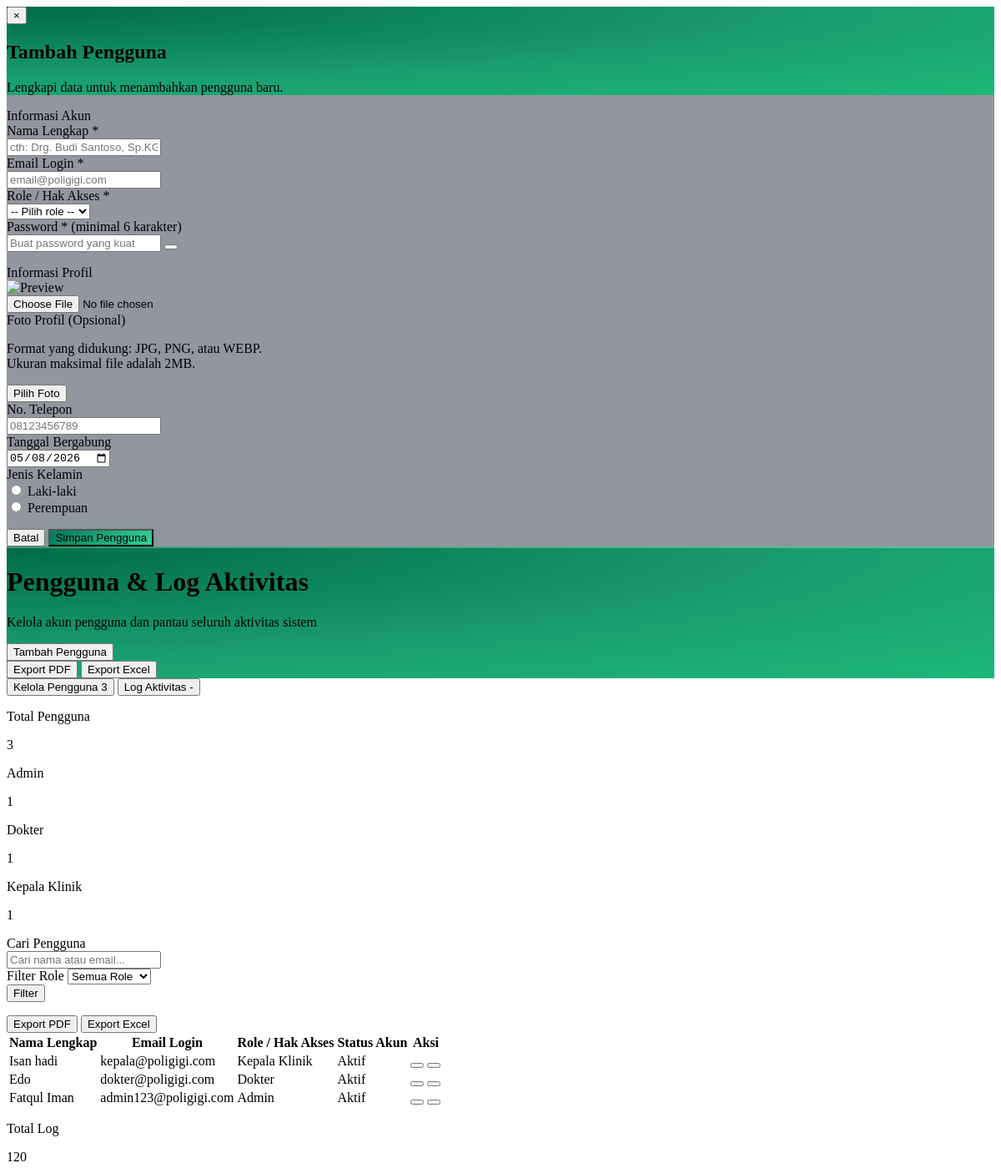
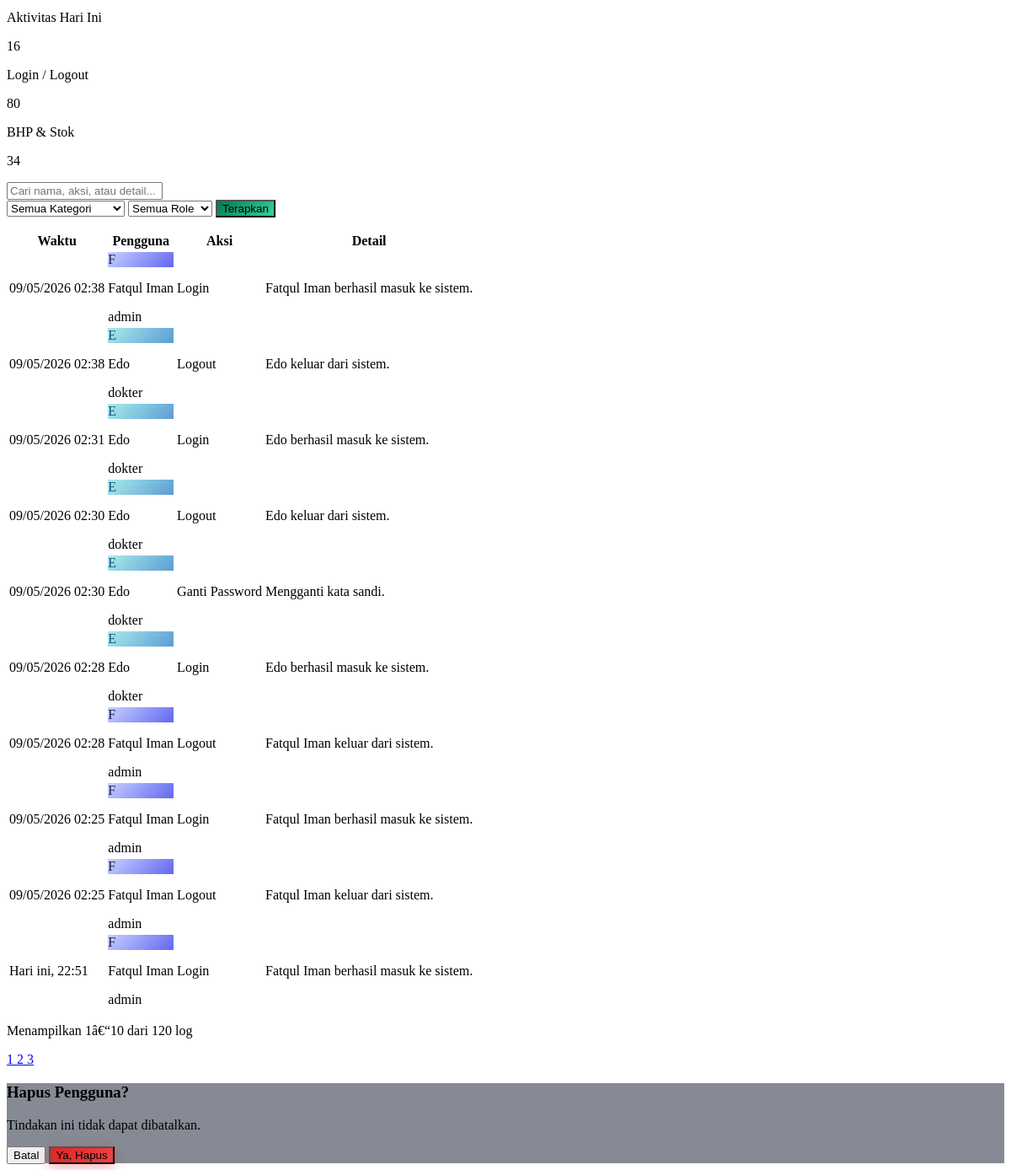
Page /admin/contents/pengguna.php on the committed database (2 pictures, top to bottom).
### tables this page shows
CREATE TABLE `user` (
  `id_user` int UNSIGNED NOT NULL,
  `Nama_lengkap` varchar(100) NOT NULL,
  `Email` varchar(255) NOT NULL,
  `No_telp` varchar(20) DEFAULT NULL,
  `Jenis_kelamin` enum('Laki-laki','Perempuan') DEFAULT NULL,
  `Tanggal_bergabung` date DEFAULT NULL,
  `Foto` varchar(255) DEFAULT NULL,
  `Password` varchar(255) NOT NULL,
  `Role` enum('admin','dokter','kepala_klinik') NOT NULL,
  `Status_akun` enum('aktif','nonaktif') DEFAULT 'aktif'
);

CREATE TABLE `log_aktivitas` (
  `id_log` int UNSIGNED NOT NULL,
  `id_user` int UNSIGNED DEFAULT NULL COMMENT 'NULL jika user sudah dihapus',
  `nama_user` varchar(100) NOT NULL COMMENT 'Nama user saat log dibuat',
  `role_user` enum('admin','dokter','kepala_klinik') NOT NULL,
  `aksi` varchar(100) NOT NULL COMMENT 'Jenis tindakan: login, logout, tambah_bhp, dst',
  `kategori` enum('auth','pengguna','bhp','stok','laporan','sistem') NOT NULL DEFAULT 'sistem',
  `detail` text COMMENT 'Deskripsi lengkap tindakan',
  `ip_address` varchar(45) DEFAULT NULL COMMENT 'IPv4 atau IPv6',
  `waktu` datetime NOT NULL DEFAULT CURRENT_TIMESTAMP
);

### admin/contents/pengguna.php (the view, shortened to what the rows shown need)
<?php
$manager   = new UserManager();
$activeTab = $_GET['tab'] ?? 'kelola';
$u_p      = max(1, (int)($_GET['u_p'] ?? 1));
$u_limit  = 10;
$u_offset = ($u_p - 1) * $u_limit;
$u_filter = [
    'keyword' => $_GET['u_keyword'] ?? '',
    'role'    => $_GET['u_role']    ?? '',
    'limit'   => $u_limit,
    'offset'  => $u_offset
];
$users     = $manager->getAllUsers($u_filter);
$logObj      = new ActivityLog();
$logFilter   = [
    'keyword'   => $_GET['log_keyword']   ?? '',
    'kategori'  => $_GET['log_kategori']  ?? '',
    'role'      => $_GET['log_role']      ?? '',
];
$logPage     = max(1, (int)($_GET['log_page'] ?? 1));
$logLimit    = 10;
$logOffset   = ($logPage - 1) * $logLimit;
$logs        = $logObj->getLogs($logFilter, $logLimit, $logOffset);
        ?><!DOCTYPE html>
<div id="modal-tambah" class="fixed inset-0 z-[9999] hidden items-center justify-center p-4"
  style="background:rgba(15,23,42,0.45);backdrop-filter:blur(4px);"
  onclick="if(event.target===this)closeModal()">
  <div class="relative w-full max-w-2xl bg-white rounded-2xl shadow-2xl overflow-hidden flex flex-col"
    style="animation: modalIn .25s cubic-bezier(.34,1.56,.64,1) both; max-height:90vh;">
    <div class="relative px-7 pt-6 pb-5 flex-shrink-0"
      style="background:radial-gradient(ellipse at 0% 0%,#006B47 0%,#1A9F70 60%,#1DB879 100%);">
      <h2 class="font-bold text-white text-xl leading-tight">Tambah Pengguna</h2>
    </div>
  </div>
</div>
<div class="w-full p-4 sm:p-6 lg:p-8">
  <div class="max-w-[1400px] mx-auto space-y-6 w-full">
    <div class="relative w-full rounded-2xl overflow-hidden"
      style="background: radial-gradient(ellipse at 0% 0%, #006B47 0%, #1A9F70 60%, #1DB879 100%);">
      <div class="relative z-10 flex flex-col sm:flex-row items-start sm:items-center justify-between gap-4 px-6 py-6 sm:px-8 sm:py-7">
        <div class="flex items-center gap-4 sm:gap-5 min-w-0">
          <div class="flex flex-col gap-1 min-w-0">
            <h1 class="font-display font-bold text-white text-xl sm:text-2xl lg:text-3xl leading-tight">Pengguna &amp; Log Aktivitas</h1>
          </div>
        </div>
      </div>
    </div>
    <div id="content-kelola" class="<?= $activeTab === 'kelola' ? '' : 'hidden' ?>">
      <div class="bg-white rounded-2xl border border-slate-200 shadow-sm overflow-hidden">
        <div class="overflow-x-auto">
          <table class="w-full text-left">
            <thead>
              <tr class="border-b border-slate-100">
                <th class="px-5 py-4 font-plex text-xs font-semibold text-slate-500 uppercase tracking-wider">Nama Lengkap</th>
                <th class="px-5 py-4 font-plex text-xs font-semibold text-slate-500 uppercase tracking-wider">Email Login</th>
                <th class="px-5 py-4 font-plex text-xs font-semibold text-slate-500 uppercase tracking-wider">Role / Hak Akses</th>
                <th class="px-5 py-4 font-plex text-xs font-semibold text-slate-500 uppercase tracking-wider">Status Akun</th>
                <th class="px-5 py-4 font-plex text-xs font-semibold text-slate-500 uppercase tracking-wider text-center">Aksi</th>
              </tr>
            </thead>
            <tbody id="user-table-body" class="divide-y divide-slate-100">
              <?php if (empty($users)): ?>
              <tr>
                <td colspan="5" class="px-5 py-12 text-center font-plex text-slate-400">
                  <i class="fas fa-users text-4xl mb-3 opacity-30 block"></i>
                  Belum ada pengguna. Klik "Tambah Pengguna" untuk memulai.
                </td>
              </tr>
              <?php else: ?>
              <?php foreach ($users as $u): ?>
              <?php
                $roleLabel  = ['admin' => 'Admin', 'dokter' => 'Dokter', 'kepala_klinik' => 'Kepala Klinik'][$u['Role']] ?? $u['Role'];
                $roleIcon   = ['admin' => 'fa-shield-halved', 'dokter' => 'fa-user-doctor', 'kepala_klinik' => 'fa-hospital-user'][$u['Role']] ?? 'fa-user';
                $roleBg     = ['admin' => 'bg-indigo-50 text-indigo-600', 'dokter' => 'bg-emerald-50 text-emerald-600', 'kepala_klinik' => 'bg-amber-50 text-amber-600'][$u['Role']] ?? 'bg-slate-50 text-slate-600';
                $isAktif    = $u['Status_akun'] === 'aktif';
              ?>
              <tr class="hover:bg-slate-50/50 transition-colors" id="row-<?php echo $u['id_user']; ?>">
                <td class="px-5 py-4 font-plex text-sm font-medium text-slate-700"><?php echo htmlspecialchars($u['Nama_lengkap']); ?></td>
                <td class="px-5 py-4 font-plex text-sm text-slate-500"><?php echo htmlspecialchars($u['Email']); ?></td>
                <td class="px-5 py-4">
                  <span class="inline-flex items-center gap-1.5 px-3 py-1 rounded-full text-xs font-semibold font-plex <?php echo $roleBg; ?>">
                    <i class="fas <?php echo $roleIcon; ?> text-[10px]"></i> <?php echo $roleLabel; ?>
                  </span>
                </td>
                <td class="px-5 py-4">
                  <span id="status-text-<?php echo $u['id_user']; ?>"
                    class="font-plex text-sm font-semibold <?php echo $isAktif ? 'text-emerald-500' : 'text-slate-400'; ?>">
                    <?php echo $isAktif ? 'Aktif' : 'Nonaktif'; ?>
                  </span>
                </td>
                <td class="px-5 py-4">
                  <div class="flex items-center justify-center gap-2">
                    <button onclick="toggleStatus(<?php echo $u['id_user']; ?>)"
                      id="btn-toggle-<?php echo $u['id_user']; ?>"
                      title="<?php echo $isAktif ? 'Nonaktifkan' : 'Aktifkan'; ?> akun"
                      class="w-8 h-8 rounded-lg flex items-center justify-center transition-colors <?php echo $isAktif ? 'bg-red-50 text-red-400 hover:bg-red-100' : 'bg-emerald-50 text-emerald-500 hover:bg-emerald-100'; ?>">
                    </button>
                    <button onclick="hapusUser(<?php echo $u['id_user']; ?>, '<?php echo htmlspecialchars($u['Nama_lengkap'], ENT_QUOTES); ?>')"
                      title="Hapus pengguna"
                      class="w-8 h-8 rounded-lg bg-slate-50 flex items-center justify-center text-slate-400 hover:bg-red-50 hover:text-red-400 transition-colors">
                    </button>
                  </div>
                </td>
              </tr>
            <?php endforeach; ?>
            <?php endif; ?>
          </tbody>
        </table>
      </div>
    </div>
    </div>
    <div id="content-log" class="<?= $activeTab === 'log' ? '' : 'hidden' ?>">
      <div class="bg-white rounded-2xl border border-slate-200 shadow-sm overflow-hidden">
        <div class="overflow-x-auto">
          <table class="w-full text-left">
            <thead>
              <tr class="border-b border-slate-100">
                <th class="px-5 py-4 font-plex text-xs font-semibold text-slate-500 uppercase tracking-wider">Waktu</th>
                <th class="px-5 py-4 font-plex text-xs font-semibold text-slate-500 uppercase tracking-wider">Pengguna</th>
                <th class="px-5 py-4 font-plex text-xs font-semibold text-slate-500 uppercase tracking-wider">Aksi</th>
                <th class="px-5 py-4 font-plex text-xs font-semibold text-slate-500 uppercase tracking-wider">Detail</th>
              </tr>
            </thead>
            <tbody class="divide-y divide-slate-100">
              <?php if (empty($logs)): ?>
              <tr>
                <td colspan="4" class="px-5 py-12 text-center font-plex text-slate-400">
                  <i class="fas fa-heart-pulse text-4xl mb-3 opacity-30 block"></i>
                  <?php echo $logFilter['keyword'] || $logFilter['kategori'] || $logFilter['role']
                    ? 'Tidak ada log yang cocok dengan filter.' : 'Belum ada aktivitas tercatat.'; ?>
                </td>
              </tr>
              <?php else: ?>
              <?php foreach ($logs as $log): ?>
              <?php
                $avatarStyle = match($log['role_user']) {
                  'admin'         => 'background:linear-gradient(135deg,#c7d2fe 0%,#6366f1 100%);color:#1e1b4b',
                  'dokter'        => 'background:linear-gradient(135deg,#a8edea 0%,#5b9bd5 100%);color:#1e4a7a',
                  'kepala_klinik' => 'background:linear-gradient(135deg,#fde68a 0%,#f59e0b 100%);color:#78350f',
                  default         => 'background:#e2e8f0;color:#475569',
                };
                $avatarInit = strtoupper(substr($log['nama_user'], 0, 1));
                $aksiBadge = match($log['kategori']) {
                  'auth'     => 'bg-blue-50 text-blue-600',
                  'pengguna' => 'bg-purple-50 text-purple-600',
                  'bhp'      => 'bg-emerald-50 text-emerald-600',
                  'stok'     => 'bg-cyan-50 text-cyan-600',
                  'laporan'  => 'bg-amber-50 text-amber-600',
                  default    => 'bg-slate-100 text-slate-500',
                };
                $aksiLabel = str_replace('_', ' ', $log['aksi']);
                $aksiLabel = ucwords($aksiLabel);
                $waktuTmp  = strtotime($log['waktu']);
                $hari      = date('Y-m-d', $waktuTmp);
                $today     = date('Y-m-d');
                $yesterday = date('Y-m-d', strtotime('-1 day'));
                $waktuLabel = ($hari === $today) ? 'Hari ini, ' . date('H:i', $waktuTmp)
                            : (($hari === $yesterday) ? 'Kemarin, ' . date('H:i', $waktuTmp)
                            : date('d/m/Y H:i', $waktuTmp));
              ?>
              <tr class="hover:bg-slate-50/50 transition-colors">
                <td class="px-5 py-4">
                  <div class="flex items-center gap-2">
                    <span class="font-plex text-sm text-slate-600"><?php echo $waktuLabel; ?></span>
                  </div>
                </td>
                <td class="px-5 py-4">
                  <div class="flex items-center gap-3">
                    <div class="w-8 h-8 rounded-full flex items-center justify-center text-xs font-semibold flex-shrink-0"
                      style="<?php echo $avatarStyle; ?>"><?php echo $avatarInit; ?></div>
                    <div>
                      <p class="font-plex text-sm font-medium text-slate-700"><?php echo htmlspecialchars($log['nama_user']); ?></p>
                      <p class="font-plex text-xs text-slate-400"><?php echo htmlspecialchars($log['role_user']); ?></p>
                    </div>
                  </div>
                </td>
                <td class="px-5 py-4">
                  <span class="inline-flex items-center gap-1.5 px-3 py-1 rounded-full text-xs font-semibold font-plex <?php echo $aksiBadge; ?>">
                    <?php echo htmlspecialchars($aksiLabel); ?>
                  </span>
                </td>
                <td class="px-5 py-4 font-plex text-sm text-slate-600 max-w-[300px] truncate" title="<?php echo htmlspecialchars($log['detail']); ?>">
                  <?php echo htmlspecialchars($log['detail'] ?: '-'); ?>
                </td>
              </tr>
              <?php endforeach; ?>
              <?php endif; ?>
            </tbody>
          </table>
        </div>
      </div>
    </div>
  </div>
</div>

### rows in the picture
user: Nama_lengkap "Isan hadi", Email "kepala@poligigi.com", Role "Kepala Klinik", Status_akun "Aktif"
user: Nama_lengkap "Edo", Email "dokter@poligigi.com", Role "Dokter", Status_akun "Aktif"
user: Nama_lengkap "Fatqul Iman", Email "admin123@poligigi.com", Role "Admin", Status_akun "Aktif"
log_aktivitas: nama_user "F", nama_user "Fatqul Iman", role_user "admin", aksi "Login", detail "Fatqul Iman berhasil masuk ke sistem."
log_aktivitas: nama_user "E", nama_user "Edo", role_user "dokter", aksi "Logout", detail "Edo keluar dari sistem."
log_aktivitas: nama_user "E", nama_user "Edo", role_user "dokter", aksi "Login", detail "Edo berhasil masuk ke sistem."
log_aktivitas: nama_user "E", nama_user "Edo", role_user "dokter", aksi "Logout", detail "Edo keluar dari sistem."
log_aktivitas: nama_user "E", nama_user "Edo", role_user "dokter", aksi "Ganti Password", detail "Mengganti kata sandi."
log_aktivitas: nama_user "E", nama_user "Edo", role_user "dokter", aksi "Login", detail "Edo berhasil masuk ke sistem."
log_aktivitas: nama_user "F", nama_user "Fatqul Iman", role_user "admin", aksi "Logout", detail "Fatqul Iman keluar dari sistem."
log_aktivitas: nama_user "F", nama_user "Fatqul Iman", role_user "admin", aksi "Login", detail "Fatqul Iman berhasil masuk ke sistem."
log_aktivitas: nama_user "F", nama_user "Fatqul Iman", role_user "admin", aksi "Logout", detail "Fatqul Iman keluar dari sistem."
log_aktivitas: nama_user "F", nama_user "Fatqul Iman", role_user "admin", aksi "Login", detail "Fatqul Iman berhasil masuk ke sistem."

### other values in the picture
$total "3"
$adminCnt "1"
$dokterCnt "1"
$kepalaCnt "1"
$logTotal "120"
$logHariIni "16"
$logKategori['auth'] "80"
$logKategori['bhp'] + $logKategori['stok'] "34"
min($logOffset + 1, $logTotal) "1"
min($logOffset + $logLimit, $logTotal) "10"
